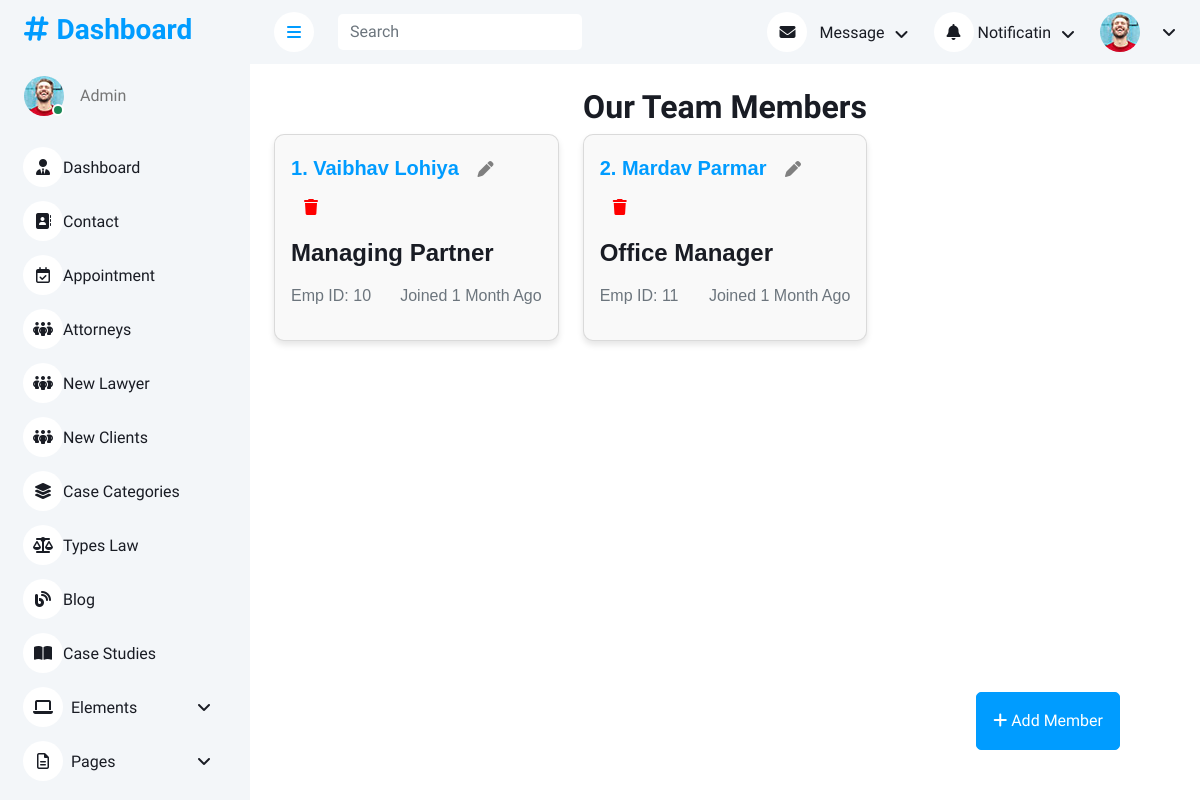
Before: /adminapp/attorneys with the older database file.
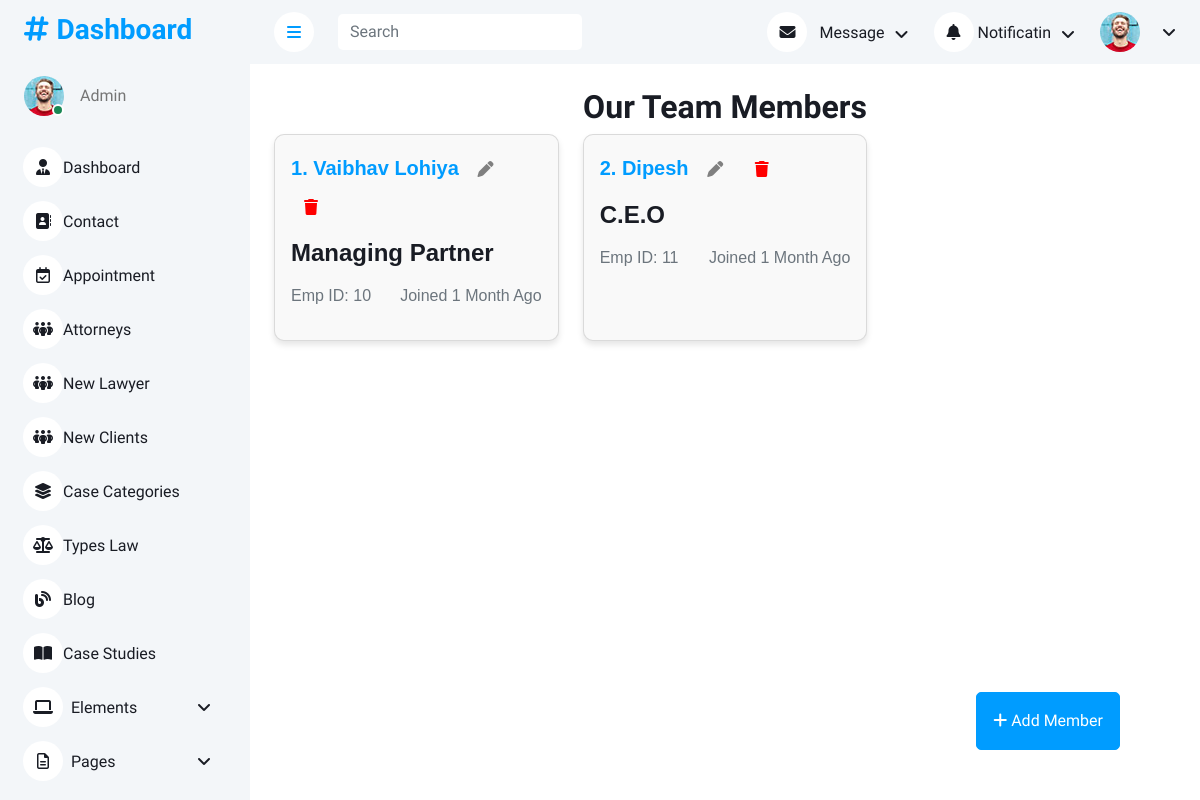
After: the same page with the newer database file.
### userapp/models.py (models this page shows, shortened)
class Attorneys(models.Model):
    name = models.CharField(max_length=20)
    profession = models.CharField(max_length=30)
    image = models.FileField(upload_to='image/')

### adminapp/views.py (the view)
# urls.py: path('attorneys', views.attorneys, name='attorneys'),
def attorneys(request):
    data = Attorneys.objects.all
    return render(request,'adminapp/attorneys.html',{"data":data})

### templates/adminapp/attorneys.html (shortened to what this page needs)
<!DOCTYPE html>
{% load static %}
<html lang="en">
<head>
    <link href="https://cdnjs.cloudflare.com/ajax/libs/font-awesome/6.7.2/css/all.min.css" rel="stylesheet">
    <link href="https://cdn.jsdelivr.net/npm/bootstrap-icons@1.4.1/font/bootstrap-icons.css" rel="stylesheet">
    <link href="{% static 'adminapp/lib/owlcarousel/assets/owl.carousel.min.css' %}" rel="stylesheet">
    <link href="{% static 'adminapp/lib/tempusdominus/css/tempusdominus-bootstrap-4.min.css' %}" rel="stylesheet">
    <link href="{% static 'adminapp/css/bootstrap.min.css' %}" rel="stylesheet">
    <link href="{% static 'adminapp/css/style.css' %}" rel="stylesheet">
</head>
<body>
    <div class="container-xxl position-relative bg-white d-flex p-0">
        {% include 'adminapp/sidebar.html' %}
        <div class="content">
            {% include 'adminapp/navbar.html' %}
            <h2 class="text-center mt-4">Our Team Members </h2>
            <div class="container-fluid px-4">
                <div class="row row-cols-1 row-cols-md-2 row-cols-lg-3 g-4">
                    {% for i in data %}
                    <div class="col">
                        <div class="card h-100" style="font-family: Arial, sans-serif; border-radius: 10px; box-shadow: 0 4px 6px rgba(0,0,0,0.1); background: #f9f9f9;">
                            <div class="card-body">
                                <a href="{% url 'edit_attorney' i.id %}" class="text-decoration-none">
                                    <h5 class="card-title text-dark mb-3">
                                        {{ forloop.counter }}. {{ i.name }}
                                        <span class="float-end">
                                            <a href="{% url 'edit_attorney' i.id %}" class="btn btn-link">
                                                <i class="fa-solid fa-pen" style="color:grey;"></i>
                                            </a>
                                            <a href="#" class="btn btn-link" data-bs-toggle="modal" data-bs-target="#deletePopup"
                                                onclick="setDeleteId('{{ i.id }}')">
                                                <i class="fa-solid fa-trash" style="color:red;"></i>
                                            </a>
                                        </span>
                                    </h5>
                                </a>
                                <h4 class="card-subtitle mb-3">{{ i.profession }}</h4>
                                <div class="d-flex justify-content-between mb-3">
                                    <span class="text-muted">Emp ID: {{i.id}}</span>
                                    <span class="text-muted">Joined 1 Month Ago</span>
                                </div>
                            </div>
                        </div>
                    </div>
                    {% endfor %}
                </div>
            </div>
            <a class="btn btn-primary circle py-3 px-3" style="position: fixed; bottom: 50px; right: 80px; z-index: 1030;" href="{% url 'add_attorney' %}"><i class="fa-solid fa-plus fa-beat"></i>
                Add Member
            </a>
        </div>
    </div>
</body>
</html>

Changed rows visible on the page:
changed Attorneys id 11: name "Mardav Parmar" → "Dipesh"; profession "Office Manager" → "C.E.O"
